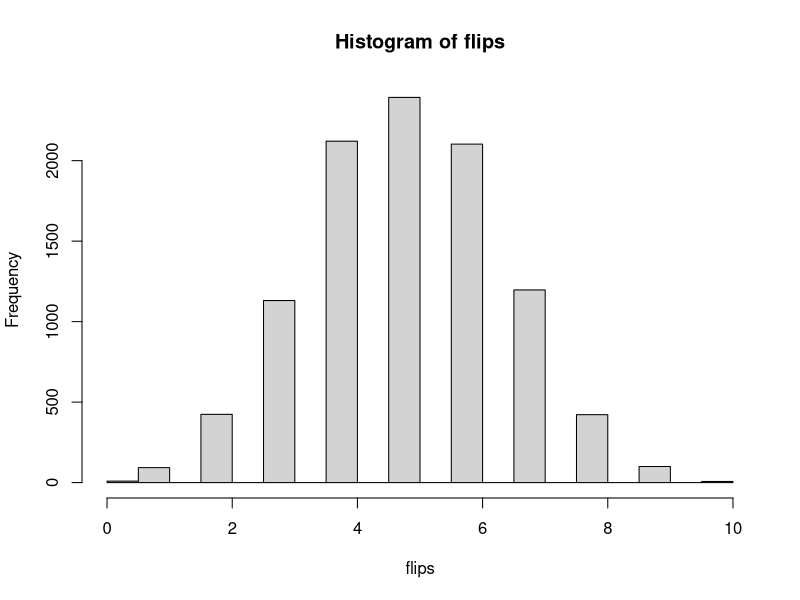

Write R code to recreate this figure.
## ---- chunk 1
rbinom(1, 1, 0.5)
## ---- chunk 2
rbinom(10, 1, 0.5)
## ---- chunk 3
rbinom(1, 10, 0.5)
## ---- chunk 4
rbinom(10, 10, 0.5)
## ---- chunk 5
rbinom(10, 10, 0.8)
## ---- chunk 6
rbinom(1, 1, 1/6)
## ---- chunk 7
rbinom(100, 1, 1/6*1/6)
rbinom(100, 2, 1/6) #Look for the #2 for two ones!
## ---- chunk 8
rbinom(100, 1, 8/36)
## ---- chunk 9
flips<-rbinom(10000, 10, 0.5)
## ---- chunk 10
hist(flips)
## ---- chunk 11
mean(flips==5)
## ---- chunk 12
mean(flips==3)
## ---- chunk 13
mean(flips<=4)
## ---- chunk 14
mean(flips>=4)
## ---- chunk 15
dbinom(5, 10, 0.5)
dbinom(3, 10, 0.5)
## ---- chunk 16
pbinom(4, 10, 0.5)
## ---- chunk 17
1-pbinom(4, 10, 0.5)
pbinom(5, 10, 0.5)
